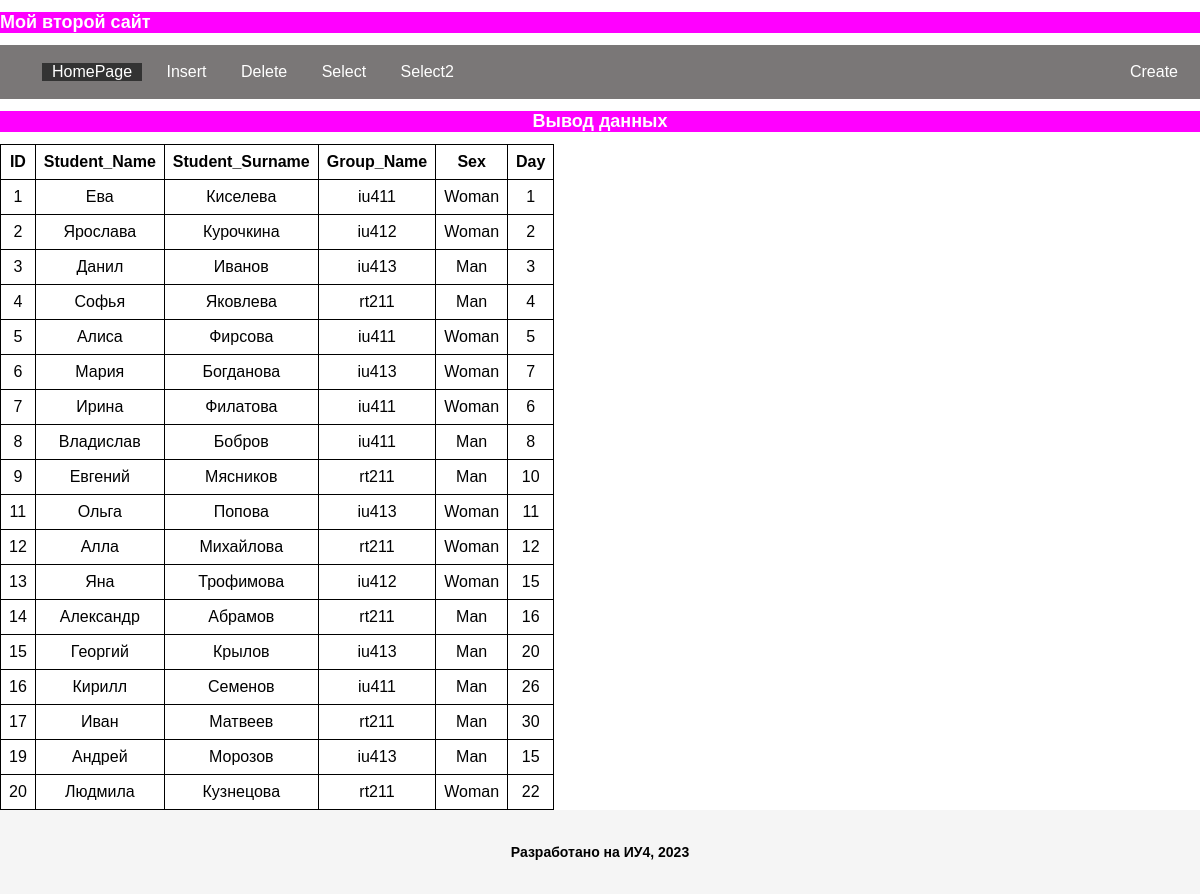
Screenshot of /HomePage with the database file from the repository.
### tables this page shows
CREATE TABLE Students (
    id INTEGER PRIMARY KEY AUTOINCREMENT,
    name TEXT NOT NULL,
    sname TEXT NOT NULL,
    grname TEXT  NOT NULL,
    sex Text NOT NULL,
    day INTEGER CHECK ((day <= 31) AND (day > 0))
    );

### main.py (the view)
@app.route('/HomePage')
def HomePage():
    connection = sqlite3.connect(Puth())
    cursor = connection.cursor()
    cursor.execute(''' SELECT * FROM Students''')
    data  = cursor.fetchall()
    connection.close()
    return render_template("HomePage.html", data =data, active='HomePage' )

### main.py (called while the page is built)
def Puth():
    current_dir = os.path.dirname(os.path.abspath(__file__))
    db_path = os.path.join(current_dir, 'database.db')
    return db_path

### templates/HomePage.html
{% extends 'base.html' %}
{% block body  %}
<div class = 'title'> <center><h1>Вывод данных</h1></center></div>
<table>
    <thead>
        <tr>
            <th>ID</th>
            <th>Student_Name</th>
            <th>Student_Surname</th>
            <th>Group_Name</th>
            <th>Sex</th>
            <th>Day</th>
        </tr>
    </thead>
    <tbody>
        {% for row in data %}
        <tr>
            <td>{{ row[0] }}</td>
            <td>{{ row[1] }}</td>
            <td>{{ row[2] }}</td>
            <td>{{ row[3] }}</td>
            <td>{{ row[4] }}</td>
            <td>{{ row[5] }}</td>
        </tr>
        {% endfor %}
    </tbody>
</table>
{% endblock body %}

### static/style.css (style rules this page uses)
body { font-family: Arial, sans-serif; margin: 0; padding: 0; }
.title { background-color: magenta; margin: 7px auto; display: block; position: relative; color: white; }
h1, h2, h3, h4, h5, h6 { font-size: 18px; font-weight: bold; }
table { border-collapse: collapse; padding: 20px; text-align: center; align-items: center; justify-content: center; }
th, td { border: 1px solid black; padding: 8px; }

### rows the page displays
Students: id "1", name "Ева", sname "Киселева", grname "iu411", sex "Woman", day "1"
Students: id "2", name "Ярослава", sname "Курочкина", grname "iu412", sex "Woman", day "2"
Students: id "3", name "Данил", sname "Иванов", grname "iu413", sex "Man", day "3"
Students: id "4", name "Софья", sname "Яковлева", grname "rt211", sex "Man", day "4"
Students: id "5", name "Алиса", sname "Фирсова", grname "iu411", sex "Woman", day "5"
Students: id "6", name "Мария", sname "Богданова", grname "iu413", sex "Woman", day "7"
Students: id "7", name "Ирина", sname "Филатова", grname "iu411", sex "Woman", day "6"
Students: id "8", name "Владислав", sname "Бобров", grname "iu411", sex "Man", day "8"
Students: id "9", name "Евгений", sname "Мясников", grname "rt211", sex "Man", day "10"
Students: id "11", name "Ольга", sname "Попова", grname "iu413", sex "Woman", day "11"
Students: id "12", name "Алла", sname "Михайлова", grname "rt211", sex "Woman", day "12"
Students: id "13", name "Яна", sname "Трофимова", grname "iu412", sex "Woman", day "15"
Students: id "14", name "Александр", sname "Абрамов", grname "rt211", sex "Man", day "16"
Students: id "15", name "Георгий", sname "Крылов", grname "iu413", sex "Man", day "20"
Students: id "16", name "Кирилл", sname "Семенов", grname "iu411", sex "Man", day "26"
Students: id "17", name "Иван", sname "Матвеев", grname "rt211", sex "Man", day "30"
Students: id "19", name "Андрей", sname "Морозов", grname "iu413", sex "Man", day "15"
Students: id "20", name "Людмила", sname "Кузнецова", grname "rt211", sex "Woman", day "22"
